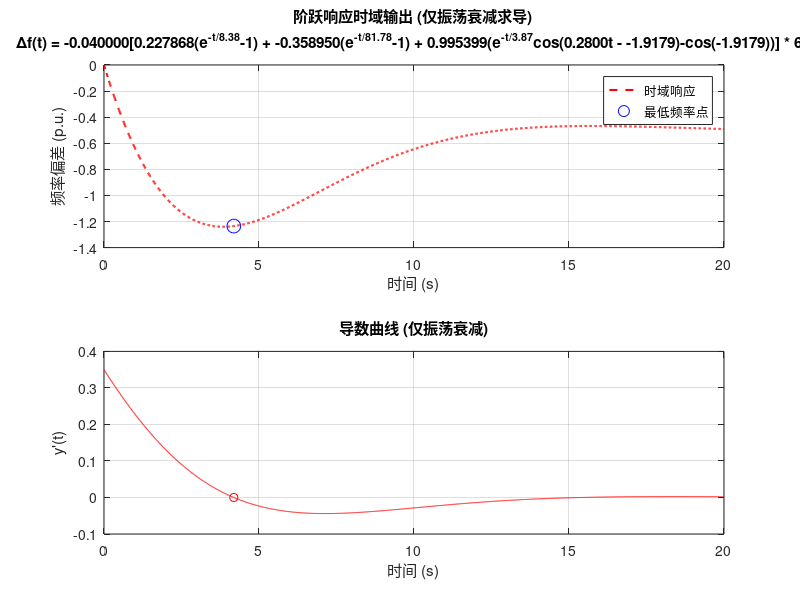

MATLAB code to generate this figure:
% 传递函数系数，考虑震荡衰减
B = [0.3268, 0.08357, 0.003767, 9.953e-05];  % 分子系数
A = [1, 0.6486, 0.2147, 0.01986, 0.0002119]; % 分母系数

% 极点-留数分解
[R, P, ~] = residue(B, A);

% 展示更加精确的极点和留数
fprintf('极点 (Poles):\n');
for k = 1:length(P)
    fprintf('%20.12e %+20.12ei\n', real(P(k)), imag(P(k)));
end
fprintf('留数 (Residues):\n');
for k = 1:length(R)
    fprintf('%20.12e %+20.12ei\n', real(R(k)), imag(R(k)));
end

% 分离实极点和复极点
real_poles_idx = abs(imag(P)) < 1e-10; % 实极点
real_poles = P(real_poles_idx);
real_residues = R(real_poles_idx);
complex_poles = P(~real_poles_idx);
complex_residues = R(~real_poles_idx);

% 按衰减速度排序实极点
[~, sorted_idx] = sort(real_poles, 'ascend'); % 实部从小到大（衰减从慢到快）
slow_pole_idx = sorted_idx(1); % 缓慢衰减（实部最接近 0）
fast_pole_idx = sorted_idx(2); % 快速衰减（实部更负）

% 提取参数
% 快速衰减项（C0, T0）
P0 = real_poles(slow_pole_idx);
T0 = -1/real(P0);
C0 = real(real_residues(slow_pole_idx)/P0);

% 缓慢衰减项（C1, T1）
P1 = real_poles(fast_pole_idx);
T1 = -1/real(P1);
C1 = real(real_residues(fast_pole_idx)/P1);

% 振荡衰减项（C2, T2, omega2, theta）
P2 = complex_poles(1); % 取虚部为正的复极点
alpha = real(P2);
beta = imag(P2);
T2 = -1/alpha;
omega2 = beta;
R2 = complex_residues(1);
C2 = 2 * abs(R2/P2); % 因子 2 因为有两个共轭极点
theta = angle(R2/P2);

Pd = -0.04;  % 比例系数，匹配最低频率 -0.012 p.u.

% 打印参数（提高精度）
fprintf('\n计算得到的参数:\n');
fprintf('C0 (快速衰减) = %.6f, T0 = %.12f\n', C0, T0);
fprintf('C1 (缓慢衰减) = %.6f, T1 = %.12f\n', C1, T1);
fprintf('C2 (振荡衰减) = %.6f, T2 = %.12f, omega2 = %.12f, theta = %.12f\n', C2, T2, omega2, theta);

% 定义 y(t) 的导数函数（仅考虑 C2，从 t = 0 开始）
y_deriv = @(t) C2 * (-1/T2 * exp(-t/T2) .* cos(omega2*t + theta) - ...
                      omega2 * exp(-t/T2) .* sin(omega2*t + theta));

% 初始猜测值（基于 3.67 秒）
t_guess = 4.25;  % 从 0 秒开始的猜测时间

% 使用 fsolve 求解导数为零的点
options = optimset('Display', 'off', 'TolX', 1e-6);
t_min = fsolve(y_deriv, t_guess, options);

% 显示结果
fprintf('Lowest frequency time (oscillatory only): %.2f seconds\n', t_min);

% 可选：验证导数值（接近零）
deriv_value = y_deriv(t_min);
fprintf('Derivative at t = %.2f: %.6f (should be close to 0)\n', t_min, deriv_value);

% 计算完整的 y(t)（包含所有三项）以计算频率偏差
y_value = C0 * (exp(-t_min/T0) - 1) + C1 * (exp(-t_min/T1) - 1) + ...
          C2 * (exp(-t_min/T2) .* cos(omega2*t_min + theta) - cos(theta));
freq_dev = Pd * y_value * 60;  % 使用 Pd
fprintf('y(t) at t = %.2f: %.6f\n', t_min, y_value);
fprintf('Lowest frequency deviation (all terms): %.6f p.u.\n', 60+freq_dev);

% 定义仿真时间（从 0 秒开始）
t_values = 0:0.01:20;  % 调整为 0-20 秒，覆盖主要动态

% 计算完整的 y(t) 曲线（仅用于绘图，包含所有三项）
y_values = C0 * (exp(-t_values/T0) - 1) + C1 * (exp(-t_values/T1) - 1) + ...
           C2 * (exp(-t_values/T2) .* cos(omega2*t_values + theta) - cos(theta));
dy_values = C2 * (-1/T2 * exp(-t_values/T2) .* cos(omega2*t_values + theta) - ...
                  omega2 * exp(-t_values/T2) .* sin(omega2*t_values + theta));

% 计算频率偏差曲线
f_t = Pd * y_values * 60;

% 绘制时域响应曲线
figure;
subplot(2,1,1);
plot(t_values, f_t, 'r--', 'LineWidth', 1.5);
xlabel('时间 (s)');
ylabel('频率偏差 (p.u.)');
title(sprintf('阶跃响应时域输出 (仅振荡衰减求导)\nΔf(t) = %.6f[%.6f(e^{-t/%.2f}-1) + %.6f(e^{-t/%.2f}-1) + %.6f(e^{-t/%.2f}cos(%.4ft - %.4f)-cos(%.4f))] * 60', ...
    Pd, C0, T0, C1, T1, C2, T2, omega2, theta, theta));
grid on;
hold on;
plot(t_min, freq_dev, 'bo', 'MarkerSize', 10);  % 标记最低点
legend('时域响应', '最低频率点');

% 绘制 y'(t) 曲线以验证（仅振荡项）
subplot(2,1,2);
plot(t_values, dy_values, 'r-', t_min, deriv_value, 'ro');
grid on;
xlabel('时间 (s)');
ylabel("y'(t)");
title('导数曲线 (仅振荡衰减)');